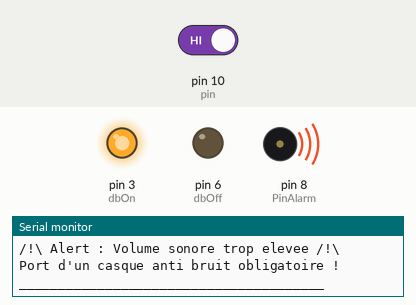
Bench run of a sketch on a simulated Arduino Uno, built with avr-gcc and run on an emulated ATmega328P. Shown: output pins drawn as LEDs (lit = HIGH), buzzer (waves = sounding), the last lines printed to the serial monitor. The test bench sets the inputs (shaded band); at power-on: pin 10 (pin) HIGH.

Above: at 6.5 s.
6.6 s: pin 10 (pin) driven LOW
At 9.8 s:
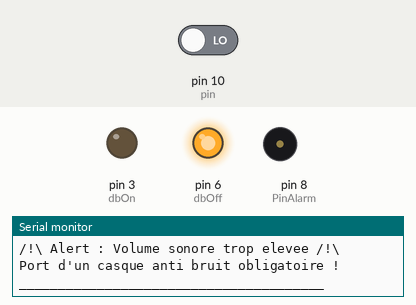
10.3 s: pin 10 (pin) driven HIGH
At 10.34 s:
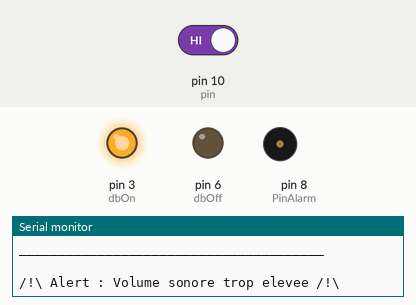
Timing chart, 0 to 20.0 s (numbered marks = the images above; inputs shaded):
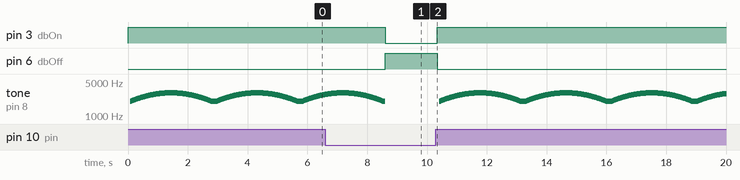

The sketch:

Version_1.0.ino
```cpp
int dbOff = 6;
int dbOn = 3;
int valDB = 0;
int pin = 10;
int PinAlarm=8;
float sinVal;
int toneVal;
const float pi = 3.14159;


void setup() {
   Serial.begin(9600);
   pinMode(dbOn, OUTPUT);
   pinMode(dbOff, OUTPUT);
   pinMode(pin, INPUT);

}

void loop() {
  valDB = digitalRead(pin);

   if(valDB == LOW) {
      digitalWrite(dbOff, HIGH);
      digitalWrite(dbOn, LOW);
      noTone(PinAlarm);
   }

    if (valDB == HIGH) {
      digitalWrite(dbOff, LOW);
      digitalWrite(dbOn, HIGH);
      Serial.println(" ");
      Serial.println("/!\\ Alert : Volume sonore trop elevee /!\\");
      Serial.println("Port d'un casque anti bruit obligatoire !");
      Serial.println("_______________________________________");
      for(int x=0; x<180; x++){
        sinVal = (sin(x*(pi/180)));
        toneVal = 2000+(int(sinVal*1000));
        tone(PinAlarm, toneVal);
      delay(15);
      }
   }

   delay(75);

}
```

Measured:
- after the input at 6.6 s, pin 3 (dbOn): HIGH → LOW after 2.0 s; pin 6 (dbOff): LOW → HIGH after 2.0 s
- after the input at 10.3 s, pin 3 (dbOn): LOW → HIGH at once; pin 6 (dbOff): HIGH → LOW at once; tone on pin 8 (PinAlarm): plays 2000 Hz for 0.02 s, 2017 Hz for 0.02 s, 2034 Hz for 0.02 s, 2052 Hz for 0.02 s, 2069 Hz for 0.02 s, 2087 Hz for 0.02 s … (599 notes in this stretch), starting after 0.10 s
- by itself, tone on pin 8 (PinAlarm): plays 2000 Hz for 0.02 s, 2017 Hz for 0.02 s, 2034 Hz for 0.02 s, 2052 Hz for 0.02 s, 2069 Hz for 0.02 s, 2087 Hz for 0.02 s … (409 notes in this stretch)
